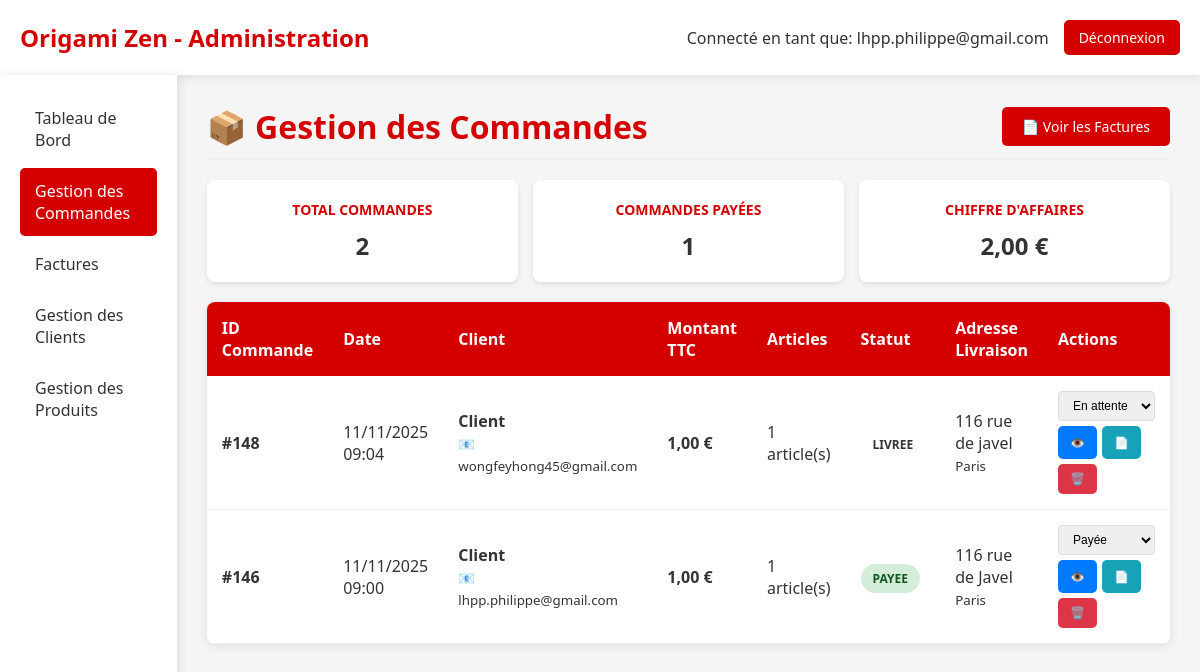
The page /admin_commandes.php (signed in) on the database its author committed.
### tables this page shows
CREATE TABLE IF NOT EXISTS `commande` (
  `idCommande` bigint NOT NULL AUTO_INCREMENT,
  `idClient` bigint NOT NULL,
  `idAdresseLivraison` bigint NOT NULL,
  `idAdresseFacturation` bigint DEFAULT NULL,
  `dateCommande` datetime NOT NULL,
  `modeReglement` varchar(20) NOT NULL DEFAULT 'CB',
  `delaiLivraison` date NOT NULL,
  `fraisDePort` double NOT NULL,
  `montantTotal` double NOT NULL,
  `statut` enum('en_attente','en_attente_paiement','payee','confirmee','expediee','livree','annulee') NOT NULL DEFAULT 'en_attente',
  `statut_paiement` enum('en_attente','payee','echec','annulee','rembourse') DEFAULT 'en_attente',
  `idPaiement` int DEFAULT NULL,
  `visible` tinyint(1) DEFAULT '1',
  PRIMARY KEY (`idCommande`),
  KEY `Commande_idClient_FK` (`idClient`),
  KEY `Commande_idAdresseLivraison_FK` (`idAdresseLivraison`),
  KEY `idAdresseFacturation` (`idAdresseFacturation`)
);

CREATE TABLE IF NOT EXISTS `client` (
  `idClient` bigint NOT NULL AUTO_INCREMENT,
  `email` varchar(50) NOT NULL,
  `motDePasse` varchar(255) NOT NULL,
  `nom` varchar(50) DEFAULT NULL,
  `prenom` varchar(50) DEFAULT NULL,
  `telephone` varchar(20) DEFAULT NULL,
  `email_confirme` tinyint(1) DEFAULT '0',
  `token_confirmation` varchar(64) DEFAULT NULL,
  `token_expires` datetime DEFAULT NULL,
  `type` enum('temporaire','permanent') DEFAULT 'temporaire',
  `date_creation` datetime DEFAULT CURRENT_TIMESTAMP,
  `session_id` varchar(128) DEFAULT NULL,
  PRIMARY KEY (`idClient`),
  KEY `idx_client_type` (`type`),
  KEY `idx_client_session` (`session_id`),
  KEY `idx_client_date` (`date_creation`)
);

CREATE TABLE IF NOT EXISTS `adresse` (
  `idAdresse` bigint NOT NULL AUTO_INCREMENT,
  `idClient` bigint NOT NULL,
  `nom` varchar(50) NOT NULL,
  `prenom` varchar(50) NOT NULL,
  `adresse` varchar(50) NOT NULL,
  `codePostal` varchar(50) NOT NULL,
  `ville` varchar(50) NOT NULL,
  `pays` varchar(50) NOT NULL,
  `telephone` varchar(50) NOT NULL,
  `instructions` varchar(255) DEFAULT NULL,
  `societe` varchar(50) DEFAULT NULL,
  `type` varchar(20) DEFAULT 'livraison',
  `dateCreation` datetime DEFAULT CURRENT_TIMESTAMP,
  PRIMARY KEY (`idAdresse`),
  KEY `Adresse_idClient_FK` (`idClient`)
);

### admin_commandes.php (the view, shortened to what this page needs)
<?php
$host = 'localhost';
$dbname = 'origami';
$username = 'root';
$password = '';
try {
    $pdo = new PDO("mysql:host=$host;dbname=$dbname;charset=utf8", $username, $password);
    $pdo->setAttribute(PDO::ATTR_ERRMODE, PDO::ERRMODE_EXCEPTION);
} catch (PDOException $e) {
    die("Erreur de connexion à la base de données: " . $e->getMessage());
}
$stmt = $pdo->prepare("
    SELECT
        c.idCommande,
        c.dateCommande,
        c.montantTotal,
        c.statut,
        c.fraisDePort,
        cl.nom,
        cl.prenom,
        cl.email,
        a_liv.adresse as adresse_livraison,
        a_liv.ville as ville_livraison,
        COUNT(lc.idLigneCommande) as nb_articles
    FROM Commande c
    JOIN Client cl ON c.idClient = cl.idClient
    JOIN Adresse a_liv ON c.idAdresseLivraison = a_liv.idAdresse
    LEFT JOIN LigneCommande lc ON c.idCommande = lc.idCommande
    GROUP BY c.idCommande
    ORDER BY c.dateCommande DESC
");
$stmt->execute();
$commandes = $stmt->fetchAll(PDO::FETCH_ASSOC);
?>
<!DOCTYPE html>
<html lang="fr">
<head>
</head>
<body>
    <div class="header">
        <div class="logo">
            <h1>Origami Zen - Administration</h1>
        </div>
        <div class="admin-info">
            <span>Connecté en tant que: <?= htmlspecialchars($_SESSION['admin_email']) ?></span>
            <a href="admin_logout.php" class="btn-logout">Déconnexion</a>
        </div>
    </div>
    <div class="container">
        <div class="sidebar">
            <a href="admin_dashboard.php" class="nav-item">Tableau de Bord</a>
            <a href="admin_commandes.php" class="nav-item active">Gestion des Commandes</a>
            <a href="admin_factures.php" class="nav-item">Factures</a>
            <a href="admin_clients.php" class="nav-item">Gestion des Clients</a>
            <a href="admin_produits.php" class="nav-item">Gestion des Produits</a>
        </div>
        <div class="main-content">
            <div class="page-title">
                <h1>📦 Gestion des Commandes</h1>
                <a href="admin_factures.php" class="btn-header">
                    📄 Voir les Factures
                </a>
            </div>
            <div class="stats-grid">
                <div class="stat-card">
                    <h3>Total Commandes</h3>
                    <div class="number"><?= count($commandes) ?></div>
                </div>
                <div class="stat-card">
                    <h3>Commandes Payées</h3>
                    <div class="number">
                        <?= count(array_filter($commandes, function($cmd) { return $cmd['statut'] === 'payee'; })) ?>
                    </div>
                </div>
                <div class="stat-card">
                    <h3>Chiffre d'Affaires</h3>
                    <div class="number">
                        <?= number_format(array_sum(array_column($commandes, 'montantTotal')), 2, ',', ' ') ?> €
                    </div>
                </div>
            </div>
            <table class="table-commandes">
                <thead>
                    <tr>
                        <th>ID Commande</th>
                        <th>Date</th>
                        <th>Client</th>
                        <th>Montant TTC</th>
                        <th>Articles</th>
                        <th>Statut</th>
                        <th>Adresse Livraison</th>
                        <th>Actions</th>
                    </tr>
                </thead>
                <tbody>
                    <?php foreach ($commandes as $commande): ?>
                        <tr>
                            <td><strong>#<?= $commande['idCommande'] ?></strong></td>
                            <td><?= date('d/m/Y H:i', strtotime($commande['dateCommande'])) ?></td>
                            <td>
                                <strong><?= htmlspecialchars($commande['prenom']) ?> <?= htmlspecialchars($commande['nom']) ?></strong><br>
                                <small>📧 <?= htmlspecialchars($commande['email']) ?></small>
                            </td>
                            <td><strong><?= number_format($commande['montantTotal'], 2, ',', ' ') ?> €</strong></td>
                            <td><?= $commande['nb_articles'] ?> article(s)</td>
                            <td>
                                <span class="statut statut-<?= $commande['statut'] ?>">
                                    <?= $commande['statut'] ?>
                                </span>
                            </td>
                            <td>
                                <?= htmlspecialchars($commande['adresse_livraison']) ?><br>
                                <small><?= htmlspecialchars($commande['ville_livraison']) ?></small>
                            </td>
                            <td>
                                <div class="actions-cell">
                                    <form method="POST" class="form-inline">
                                        <select name="nouveau_statut" class="select-statut" onchange="this.form.submit()">
                                            <option value="en_attente" <?= $commande['statut'] == 'en_attente' ? 'selected' : '' ?>>En attente</option>
                                            <option value="payee" <?= $commande['statut'] == 'payee' ? 'selected' : '' ?>>Payée</option>
                                        </select>
                                    </form>
                                    <a href="admin_commande_detail.php?id=<?= $commande['idCommande'] ?>" class="btn btn-primary" title="Voir détails">
                                        👁️
                                    </a>
                                    <a href="admin_factures.php" class="btn btn-info" title="Gérer les factures">
                                        📄
                                    </a>
                                    <form method="POST" class="form-inline">
                                        <button type="submit" class="btn btn-danger"
                                                onclick="return confirm('Êtes-vous sûr de vouloir supprimer la commande #<?= $commande['idCommande'] ?> ? Cette action est irréversible.')"
                                                title="Supprimer la commande">
                                            🗑️
                                        </button>
                                    </form>
                                </div>
                            </td>
                        </tr>
                    <?php endforeach; ?>
                </tbody>
            </table>
        </div>
    </div>
</body>
</html>

### admin_commandes.php (style rules this page uses)
* { margin: 0; padding: 0; box-sizing: border-box; }
body { font-family: 'Segoe UI', Tahoma, Geneva, Verdana, sans-serif; background: #f5f5f5; color: #333; }
.header { background: white; padding: 20px; box-shadow: 0 2px 10px rgba(0,0,0,0.1); display: flex; justify-content: space-between; align-items: center; }
.logo h1 { color: #d40000; font-size: 24px; }
.admin-info { display: flex; align-items: center; gap: 15px; }
.btn-logout { background: #d40000; color: white; padding: 8px 15px; text-decoration: none; border-radius: 5px; font-size: 14px; }
.container { display: flex; min-height: calc(100vh - 80px); }
.sidebar { width: 250px; background: white; padding: 20px; box-shadow: 2px 0 10px rgba(0,0,0,0.1); }
.nav-item { display: block; padding: 12px 15px; color: #333; text-decoration: none; border-radius: 5px; margin-bottom: 5px; transition: background 0.3s; }
.nav-item:hover, .nav-item.active { background: #d40000; color: white; }
.main-content { flex: 1; padding: 30px; }
.table-commandes { width: 100%; border-collapse: collapse; margin: 20px 0; background: white; border-radius: 8px; overflow: hidden; box-shadow: 0 2px 10px rgba(0,0,0,0.1); }
.table-commandes th { background: #d40000; color: white; padding: 15px; text-align: left; font-weight: 600; }
.table-commandes td { padding: 15px; border-bottom: 1px solid #eee; }
.btn { padding: 8px 12px; border: none; border-radius: 5px; cursor: pointer; text-decoration: none; display: inline-flex; align-items: center; gap: 5px; font-size: 12px; transition: all 0.3s; font-weight: 500; }
.btn-primary { background-color: #007bff; color: white; }
.btn-danger { background-color: #dc3545; color: white; }
.btn-info { background-color: #17a2b8; color: white; }
.statut { padding: 6px 12px; border-radius: 20px; font-size: 12px; font-weight: bold; text-transform: uppercase; }
.statut-payee { background: #d4edda; color: #155724; }
.form-inline { display: inline; }
.select-statut { padding: 6px 10px; border: 1px solid #ddd; border-radius: 4px; font-size: 12px; }
.actions-cell { display: flex; gap: 5px; flex-wrap: wrap; }
.page-title { color: #d40000; margin-bottom: 20px; border-bottom: 2px solid #f0f0f0; padding-bottom: 10px; display: flex; justify-content: space-between; align-items: center; }
.btn-header { background: #d40000; color: white; padding: 10px 20px; text-decoration: none; border-radius: 5px; font-size: 14px; display: inline-flex; align-items: center; gap: 8px; transition: all 0.3s; }
.stats-grid { display: grid; grid-template-columns: repeat(auto-fit, minmax(200px, 1fr)); gap: 15px; margin-bottom: 20px; }
.stat-card { background: white; padding: 20px; border-radius: 8px; box-shadow: 0 2px 5px rgba(0,0,0,0.1); text-align: center; }
.stat-card h3 { color: #d40000; margin-bottom: 10px; font-size: 14px; text-transform: uppercase; }
.stat-card .number { font-size: 24px; font-weight: bold; color: #333; }

### rows shown on the page
commande: idCommande "148", dateCommande "11/11/2025 09:04", idClient.nom "Client", idClient.email "wongfeyhong45@gmail.com", montantTotal "1,00", nb_articles "1", statut "LIVREE", idAdresseLivraison.adresse "116 rue de javel", idAdresseLivraison.ville "Paris"
commande: idCommande "146", dateCommande "11/11/2025 09:00", idClient.nom "Client", idClient.email "lhpp.philippe@gmail.com", montantTotal "1,00", nb_articles "1", statut "PAYEE", idAdresseLivraison.adresse "116 rue de Javel", idAdresseLivraison.ville "Paris", nouveau_statut "Payée"

### other values the page prints
$_SESSION['admin_email'] "lhpp.philippe@gmail.com"
count($commandes) "2"
array_sum(array_column($commandes, 'montantTotal')) "2,00"
